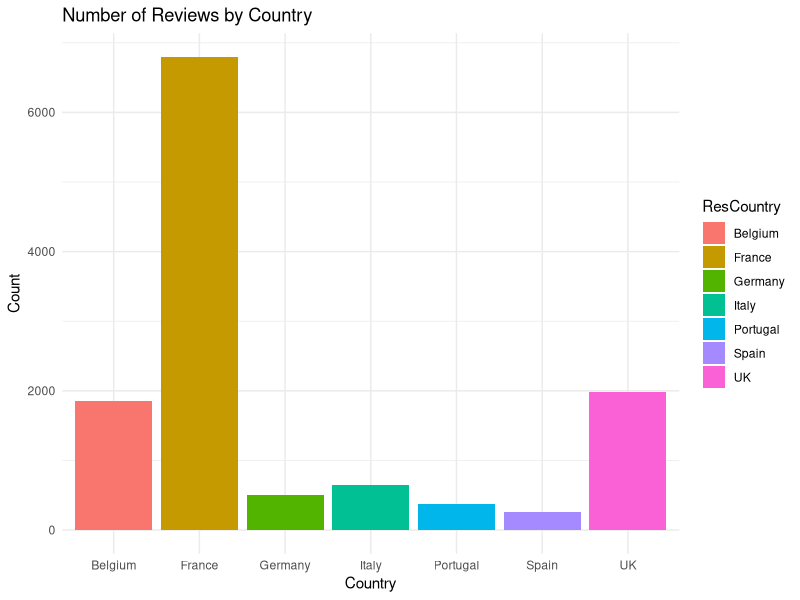
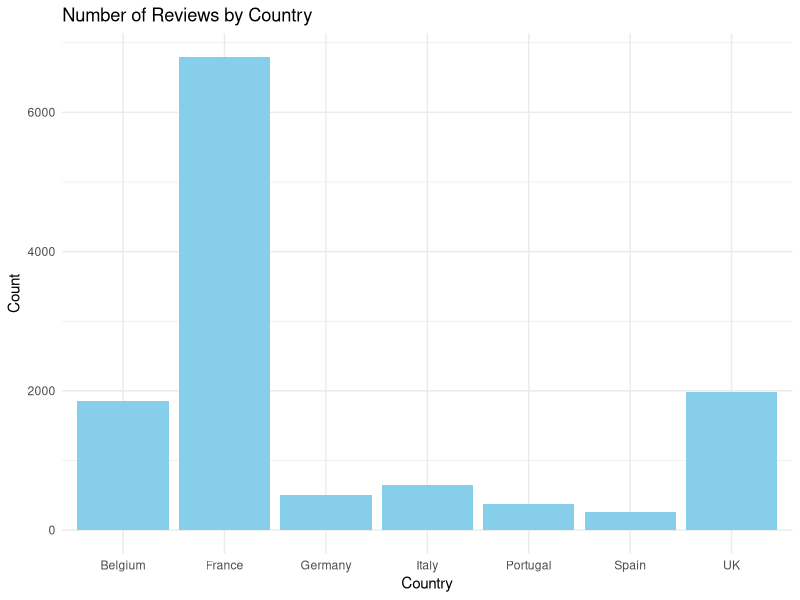
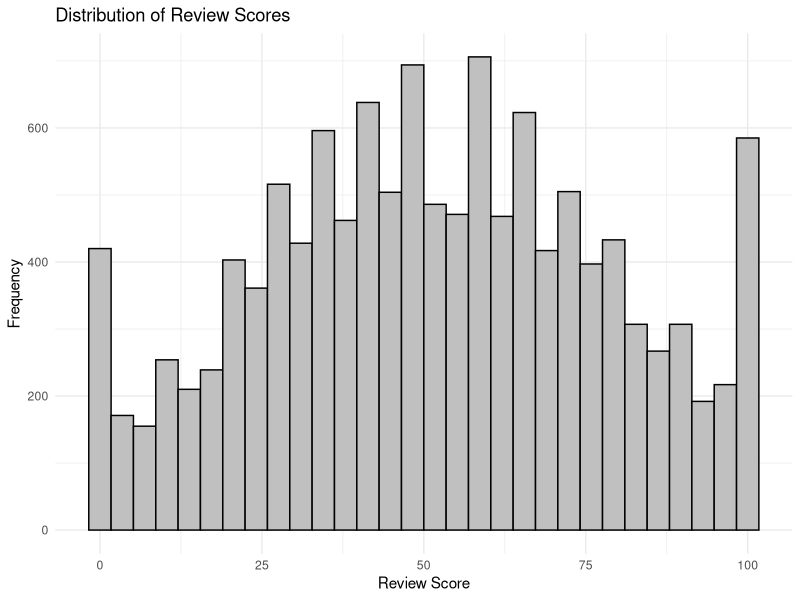
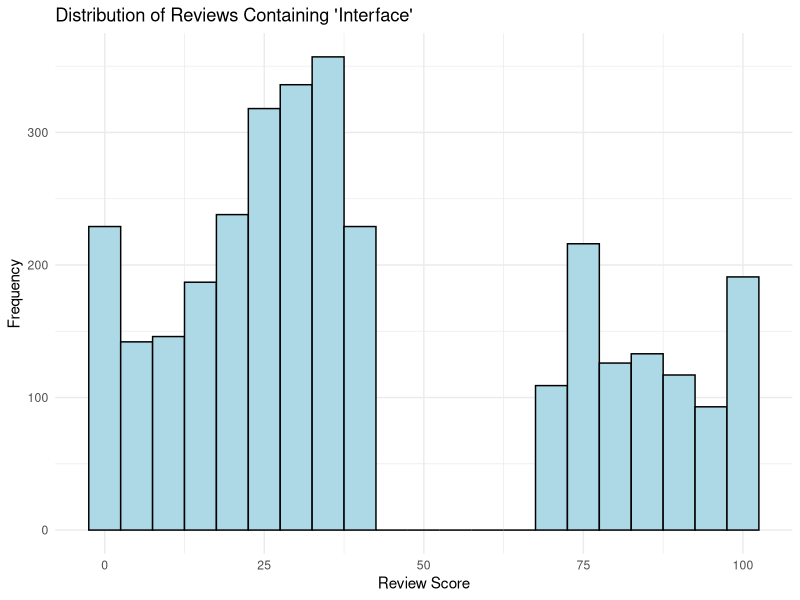
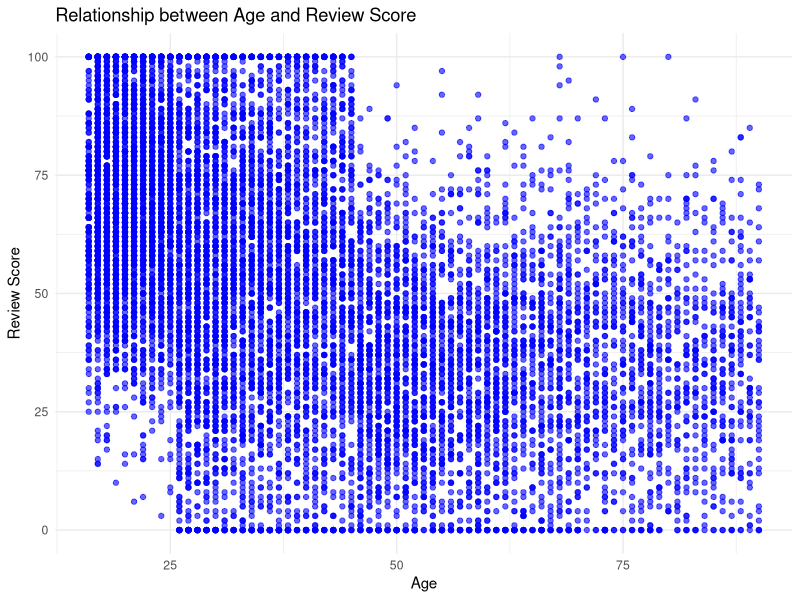
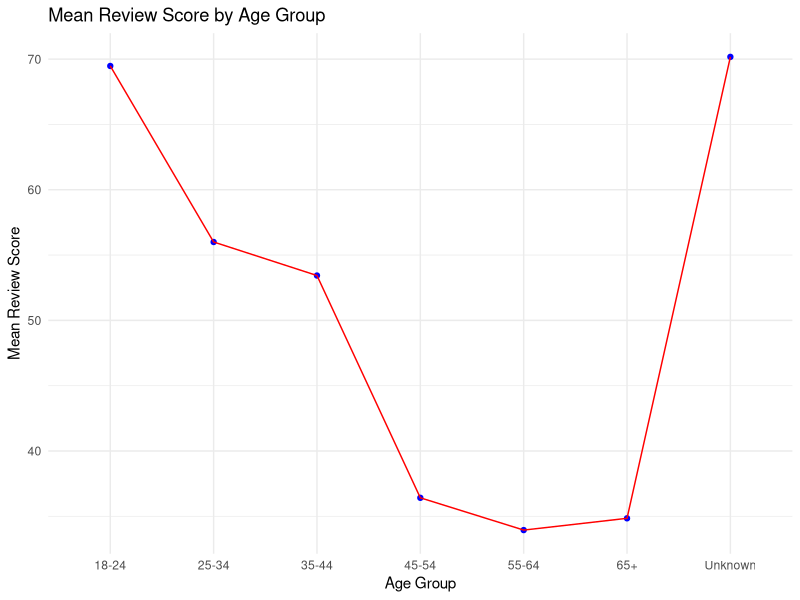

These charts were generated, in order, by the following R code:
# Load necessary libraries
library(tidyverse)

# Set working directory
setwd("C:/Users/sanuz/Desktop/RM1BDEEM/U3/")

# Import CSV files into tibbles
customers <- read_csv("customers.csv", show_col_types = FALSE)
reviews <- read_csv("reviews.csv", show_col_types = FALSE)

# Merge datasets
merged_data <- left_join(reviews, customers, by = "CustomerID")

# Display merged data
print(merged_data)

# Plot bar chart of reviews by country
ggplot(merged_data, aes(x = ResCountry, fill = ResCountry)) +
  geom_bar() +
  labs(title = "Number of Reviews by Country", x = "Country", y = "Count") +
  theme_minimal()

# Count reviews by country
country_counts <- merged_data %>%
  group_by(ResCountry) %>%
  summarise(count = n())

# Print country count results
print(country_counts)

# Plot number of reviews by country
ggplot(country_counts, aes(x = ResCountry, y = count)) +
  geom_bar(stat = "identity", fill = "skyblue") +
  labs(title = "Number of Reviews by Country", x = "Country", y = "Count") +
  theme_minimal()

# Histogram of review scores
ggplot(merged_data, aes(x = Review)) +
  geom_histogram(fill = "#C0C0C0", color = "black") +
  labs(title = "Distribution of Review Scores", x = "Review Score", y = "Frequency") +
  theme_minimal()

# Filter reviews containing the word "interface"
interface_reviews <- merged_data %>%
  filter(str_detect(Comment, "interface"))

# Print filtered data
print(interface_reviews)

# Histogram for reviews mentioning "interface"
ggplot(interface_reviews, aes(x = Review)) +
  geom_histogram(binwidth = 5, fill = "lightblue", color = "black") +
  labs(title = "Distribution of Reviews Containing 'Interface'", x = "Review Score", y = "Frequency") +
  theme_minimal()

# Scatter plot: Age vs. Review Score
ggplot(merged_data, aes(x = Age, y = Review)) +
  geom_point(color = "blue", alpha = 0.6) +
  labs(title = "Relationship between Age and Review Score", x = "Age", y = "Review Score") +
  theme_minimal()

# Create Age Groups and calculate mean review score
age_grouped_data <- merged_data %>%
  mutate(AgeGroup = case_when(
    Age >= 18 & Age <= 24 ~ "18-24",
    Age >= 25 & Age <= 34 ~ "25-34",
    Age >= 35 & Age <= 44 ~ "35-44",
    Age >= 45 & Age <= 54 ~ "45-54",
    Age >= 55 & Age <= 64 ~ "55-64",
    Age >= 65 ~ "65+",
    TRUE ~ "Unknown"
  )) %>%
  group_by(AgeGroup) %>%
  summarise(MeanReviewScore = mean(Review, na.rm = TRUE))

# Plot mean review score by age group
ggplot(age_grouped_data, aes(x = AgeGroup, y = MeanReviewScore)) +
  geom_point(color = "blue") +
  geom_line(group = 1, color = "red") +
  labs(title = "Mean Review Score by Age Group", x = "Age Group", y = "Mean Review Score") +
  theme_minimal()
